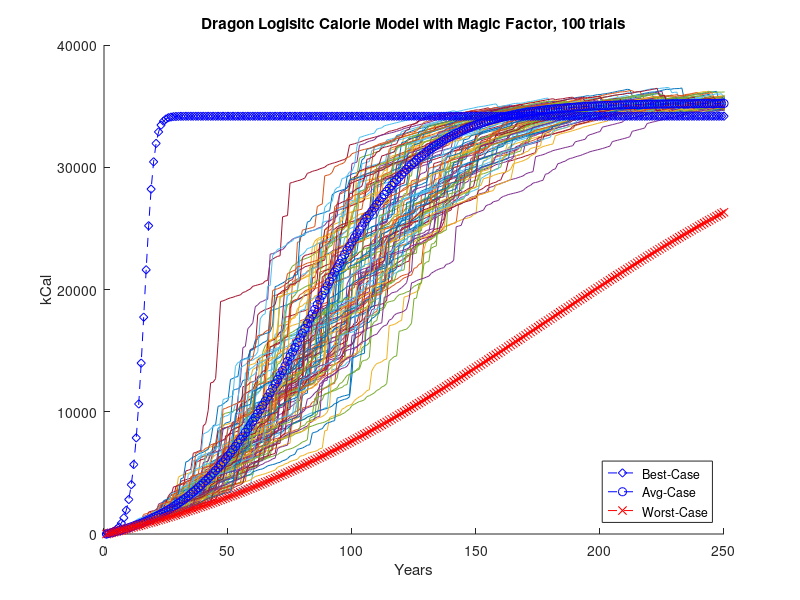

The MATLAB script that drew this image:
%Dragon constant Growth Model

%Assumes well fed every year
%Timescale of yearly growth

ybest=zeros(1,250)
ymid=zeros(1,250)
yworst=zeros(1,250)

% Initial data, weight in kg
ybest(1)=10;
ymid(1)=10;
yworst(1)=10;

rbest=4;
rmid=3.5;
rworst=3;

t=zeros(1,250);
t(1)=1;

for i=1:250;
  t(i+1)=t(i)+1;
  % Constant Growth Rate
  ybest(i+1)=rbest*ybest(i);
  ymid(i+1)=rmid*ymid(i);
  yworst(i+1)=rworst*yworst(i);
  
  %Normalizing Factor after max weight is reached.
  if(ybest(i+1)>7000)
  ybest(i+1)=7000+rand*10;
  endif
  if(ymid(i+1)>7000)
  ymid(i+1)=7000+rand*10;
  endif
  if(yworst(i+1)>7000)
  yworst(i+1)=7000+rand*10;
  endif
endfor

% Linear Growth Rate

LinB=175*t;
LinM=70*t;
LinW=25*t;

for i=1:251
  if(LinB(i)>7000)
  LinB(i)=7000+rand*25;
endif
 if(LinM(i)>7000)
  LinM(i)=7000+rand*25;
endif
 if(LinW(i)>7000)
  LinW(i)=7000+rand*25;
endif
endfor



% UNCOMMENT#1

##plot(t,ybest,'k',t,ymid,'b',t,yworst,'m',LinB,'c',LinM,'g',LinW,'r')
##title('Dragons Weight with constant growth rate assumption (in kg)')
##xlabel('Years')
##ylabel('kg')
##xlim([0 250])
##
##lgd = legend({'Best-Case Constant Growth Rate','Mid-Case Constant Growth Rate',
##'Worst-Case Constant Growth Rate','Linear Growth Best-Case',
##'Linear Growth Mid-Case','Linear Growth Worst-Case'},'Location', 'southeast');
##
##title(lgd,'Dragon Comparisons')

% UNCOMMENT#1




% Assuming a 3000 kg Dragon needs 40000 Calories or 40
% per day and scaling factor of (40000*365)/3000
% Chart showing Caloric needs of Dragons


CalbyKG=73/15;

% Initial data, weight in kg
CalBC=CalbyKG*ybest;
CalMC=CalbyKG*ymid;
CalWC=CalbyKG*yworst;


% Linear Growth Rate

CalLinB=CalbyKG*LinB;
CalLinM=CalbyKG*LinM;
CalLinW=CalbyKG*LinW;


% UNCOMMENT#1
##
##  plot(t,CalBC,'k',t,CalMC,'b',t,CalWC,'m',CalLinB,'c',CalLinM,'g',CalLinW,'r')
##title('Dragons Caloric needs per Year(in  KCal)')
##xlabel('Years')
##ylabel('Calories')
##
##
##lgd = legend({'Best-Case Constant Growth Rate','Mid-Case Constant Growth Rate',
##'Worst-Case Constant Growth Rate','Linear Growth Best-Case',
##'Linear Growth Mid-Case','Linear Growth Worst-Case'},'Location', 'southeast');

% UNCOMMENT#1





% STOCASTIC MODEL WITH GREAT GOOD AVG BAD TERRIBLE YEARS
  
  
% UNCOMMENT#2
  
##  
##y=zeros(103,250)
##
##for j=1:100;
##% Initial data, weight in kg
##y(j,1)=10;
##
##
##t=zeros(1,250);
##t(1)=1;
##
##for i=1:250;
##  t(i+1)=t(i)+1;
##  u=rand
##  
##  % Great year
##  if(u<0.25)
##  y(j,i+1)=2*t(i+1)+y(j,i);
##  
##  % Good year
##  elseif(0.25<u<0.4)
##  y(j,i+1)=1*t(i+1)+y(j,i);
##  
## 
##  
##  % Bad year
##  elseif(0.6<u<0.75)
##  y(j,i+1)=0.6*t(i+1)+y(j,i);
##  
##  % Terrible year
##  elseif(0.75<u)
##  y(j,i+1)=0.15*t(i+1)+y(j,i);
##  
## % Average year
##  else
##  y(j,i+1)=0.85*t(i+1)+y(j,i);
##  
##  
##endif
##
##if( y(j,i+1)>7000)
##y(j,i+1)=7000+rand*25;
##endif
## 
##  
##endfor
##
##
##
##
##hold on
##plot(t,y(j,:))
##title('Dragons w/ Uniform Stochastic Years on linear, 50 Trials')
##hold on
##xlabel('Years')
##ylabel('kg')
##endfor
## 
##% Ideal case
##
##for i=1:250
##  y(101,i+1)=2*t(i+1)+y(101,i);
##  if( y(101,i+1)>7000)
##y(101,i+1)=7000+rand*25;
##endif
##endfor
##p1=plot(t,y(101,:),'b--d')
##
##
##
##% worst case
##
##for i=1:250
##  y(102,i+1)=0.15*t(i+1)+y(102,i);
##  if( y(102,i+1)>7000)
##y(102,i+1)=7000+rand*25;
##endif
##endfor
##p3=plot(t,y(102,:),'r--x')
## 
## % Avg case
##
##for i=1:250
##  y(103,i+1)=0.85*t(i+1)+y(103,i);
##  if( y(103,i+1)>7000)
##y(103,i+1)=7000+rand*25;
##endif
##endfor
##p2=plot(t,y(103,:),'c--o')
##xlabel('Years')
##ylabel('kg')
##legend([p1 p2 p3],{'Best-Case','Avg-Case','Worst-Case'},'location','southeast')

% UNCOMMENT#2
  
  
  
  
  
  
  
 % Logistical Model of dragon growth dw/dt = k*w(a-w)


% UNCOMMENT#3

 
##  w=zeros(103,250)
## 
## rGr=0.15
## rgo=0.11
## ravg=0.08
## rba=0.05
## rwo=0.01
## 
## % Adding stocasticity
## for j=1:100
## 
## for i=1:250
##   
##   
##u=rand
##  
##  % Great year
##  if(u<0.2)
##  r=rGr
##  
##  % Good year
##  elseif(0.2<u<0.4)
##  r=rgo
##  
## 
##  
##  % Bad year
##  elseif(0.6<u<0.8)
##  r=rba
##  
##  % Terrible year
##  elseif(0.8<u)
##  r=rwo
##  
## % Average year
##  else
##  r=ravg
##  endif
##   
## %w(j,i+1)=7000/(1+699*(exp(-r*(t(i+1)))));
## w(j,i+1)=w(j,i)+w(j,i)*r*(1-(w(j,i)/7000))+10;
## 
## endfor
## hold on
## plot(t,w(j,:))
## title('Dragon Logisitc Size Models w/ Stocasticity')
## xlim([0 250])
## 
## endfor
##
##
##
## 
## % Best case
## r=rGr
## for i=1:250
##   w(101,i+1)=w(101,i)+w(101,i)*r*(1-(w(101,i)/7000))+10;
## endfor
## p1=plot(t,w(101,:),'b--d')
## hold on
##  % Avg case
## r=ravg
## for i=1:250
##   w(102,i+1)=w(102,i)+w(102,i)*r*(1-(w(102,i)/7000))+10;
## endfor
## p2=plot(t,w(102,:),'b--o')
## hold on
##  % worst case
## r=rwo
## for i=1:250
##   w(103,i+1)=w(103,i)+w(103,i)*r*(1-(w(103,i)/7000))+10;
## endfor
## p3=plot(t,w(103,:),'r--x')
## hold on
## xlabel('Years')
## ylabel('kg')
##legend([p1 p2 p3],{'Best-Case','Avg-Case','Worst-Case'},'location','southeast')
##
##

 %UNCOMMENT#3
 
 
 
 % Age based model dw/dt = k/t
 % weight=w= ( 30/ln(2) )*ln(t) + 10
 % Assuming it reaches full size around 150 years old
 
 % UNCOMMENT#4
 

 
##
## 
##  w=zeros(103,250)
## 
## rGr=1.48
## rgo=1.32
## ravg=1.15
## rba=0.96
## rwo=0.85
## 
## % Adding stocasticity
## for j=1:100
## 
## for i=1:250
##   
##   
##u=rand
##  
##  % Great year
##  if(u<0.2)
##  r=rGr
##  
##  % Good year
##  elseif(0.2<u<0.4)
##  r=rgo
##  
## 
##  
##  % Bad year
##  elseif(0.6<u<0.8)
##  r=rba
##  
##  % Terrible year
##  elseif(0.8<u)
##  r=rwo
##  
## % Average year
##  else
##  r=ravg
##  endif
##   
## 
## w(j,i+1)=w(j,i)+w(j,i)*(r/(t(i)))+10;
## if(w(j,i+1)>7000)
## w(j,i+1)=7000+rand*25;
## endif
## 
## endfor
## hold on
## plot(t,w(j,:))
## title('Dragon Age-Based Size Models w/ Stocasticity')
## xlim([0 250])
## 
## endfor
##
##
##
## 
## % Best case
## r=rGr
## for i=1:250
##   w(101,i+1)=w(101,i)+w(101,i)*r/(t(i))+10;;
##    if(w(101,i+1)>7000)
## w(101,i+1)=7000+rand*25;
## endif
## endfor
## p1=plot(t,w(101,:),'b--d')
## hold on
##  % Avg case
## r=ravg
## for i=1:250
##   w(102,i+1)=w(102,i)+w(102,i)*r/(t(i))+10;;
##    if(w(102,i+1)>7000)
## w(102,i+1)=7000+rand*25;
## endif
## endfor
## p2=plot(t,w(102,:),'b--o')
## hold on
##  % Best case
## r=rwo
## for i=1:250
##   w(103,i+1)=w(103,i)+w(103,i)*r/(t(i))+10;
##    if(w(103,i+1)>7000)
## w(103,i+1)=7000+rand*25;
## endif
## endfor
## p3=plot(t,w(103,:),'r--x')
## hold on
## xlabel('Years')
## ylabel('kg')
## legend([p1 p2 p3],{'Best-Case','Avg-Case','Worst-Case'},'location','southeast')
 
% UNCOMMENT#4




% UNCOMMENT#5



##
##% Position Based Model, eg. Displacement
##% w(j,i+1)=w(j,i)*(1+r*(1-(w(j,i)/7000)))+10 + M(i)*(t(i))^2
##% M(i)= Magic level at time i
##% Initial Weight = 10

##  w=zeros(103,250)
##  
##  
## rGr=1.48
## rgo=1.32
## ravg=1.15
## rba=0.86
## rwo=0.62
## 
## % Adding stocasticity
## for j=1:100
## 
## for i=1:250
##   
##u=rand
##v=rand
##  
##  % Great year
##  if(u<0.2)
##  r=rGr
##  
##  % Good year
##  elseif(0.2<u<0.4)
##  r=rgo
##  
## 
##  
##  % Bad year
##  elseif(0.6<u<0.8)
##  r=rba
##  
##  % Terrible year
##  elseif(0.8<u)
##  r=rwo
##  
## % Average year
##  else
##  r=ravg
##endif
##
##
##
##  if(v<0.01)&&(mod(i,10)==1)
##  M=5.4*(t(i)^2)
##  elseif(v>0.2)&&(mod(i,10)==1)
##  M=0
##  elseif(mod(i,10)==1)
##  M=-0.0001*sqrt(t(i))
## endif
##   
## 
## %w(j,i+1)=w(j,i)*(1+r*(1-(w(j,i)/7000)))+10 + M*(t(i))^2;
## 
## 
## 
## if(i==1)
## w(j,i)=10+rand*2;
## endif
## 
## w(j,i+1)=w(j,i)+t(i)*r*(1-(w(j,i)/7000))+10 + M;
## 
## if(w(j,i+1)>7000)
## w(j,i+1)=7000+rand*25;
## endif
## 
## endfor
## hold on
## plot(t,w(j,:))
## title('Dragon Size Position-Based Model with Magical Acceleration factor')
## xlim([0 250])
## 
## endfor
##
##
##
## 
## % Best case
## r=rGr
## for i=1:250
##   M=5.4
##   w(101,i+1)=w(101,i)+t(i)*r*(1-(w(101,i)/7000))+10 + M*t(i)^2;
##    if(w(101,i+1)>7000)
## w(101,i+1)=7000+rand*25;
## endif
## endfor
## p1=plot(t,w(101,:),'b--d')
## hold on
## 
##  % Avg case
## r=ravg
## for i=1:250
##   M=0
##   w(102,i+1)=w(102,i)+t(i)*r*(1-(w(102,i)/7000))+10 + M*t(i);
##    if(w(102,i+1)>7000)
## w(102,i+1)=7000+rand*25;
## endif
## endfor
## p2=plot(t,w(102,:),'b--o')
## hold on
## 
##  % Worst case
## r=rwo
## for i=1:250
##   M=-0.0005
##   w(103,i+1)=w(103,i)+t(i)*r*(1-(w(103,i)/7000))+10 + M*sqrt(t(i));
##    if(w(103,i+1)>7000)
## w(103,i+1)=7000+rand*25;
## endif
## endfor
## p3=plot(t,w(103,:),'r--x')
## hold on
## 
## legend([p1 p2 p3],{'Best-Case','Avg-Case','Worst-Case'},'location','southeast')

  % UNCOMMENT#5

  
  
  
  
  % Logisitic Growth Model with Magic Growth rate (Same As logistic but with changes to emphasize magic)
  
  
  % UNCOMMENT#6

  w=zeros(103,250)
 
 rGr=0.45
 rgo=0.15
 ravg=0.04
 rba=0.02
 rwo=0.01
 
 % Adding stocasticity
 for j=1:100
 
 for i=1:250
   
   
u=rand
v=rand
  
  % Great year
  if(u<0.2)
  r=rGr*v^2
  
  % Good year
  elseif(0.2<u<0.4)
  r=rgo*v^2
  
 
  
  % Bad year
  elseif(0.6<u<0.8)
  r=rba*v^2
  
  % Terrible year
  elseif(0.8<u)
  r=rwo*v^2
  
 % Average year
  else
  r=ravg*v^2
  endif
   
 %w(j,i+1)=7000/(1+699*(exp(-r*(t(i+1)))));
 w(j,i+1)=w(j,i)+w(j,i)*r*(1-(w(j,i)/7000))+10;
 
endfor

 hold on
 plot(t,CalbyKG.*w(j,:))
 title('Dragon Logisitc Calorie Model with Magic Factor, 100 trials')
 xlim([0 250])
 
 endfor



 
 % Best case
 r=rGr
 for i=1:250
   w(101,i+1)=w(101,i)+w(101,i)*r*(1-(w(101,i)/7000))+10;
 endfor
 p1=plot(t,CalbyKG.*w(101,:),'b--d')
 hold on
  % Avg case
 r=ravg
 for i=1:250
   w(102,i+1)=w(102,i)+w(102,i)*r*(1-(w(102,i)/7000))+10;
 endfor
 p2=plot(t,CalbyKG.*w(102,:),'b--o')
 hold on
  % worst case
 r=rwo
 for i=1:250
   w(103,i+1)=w(103,i)+w(103,i)*r*(1-(w(103,i)/7000))+10;
 endfor
 p3=plot(t,CalbyKG.*w(103,:),'r--x')
 hold on
 xlabel('Years')
 ylabel('kCal')
legend([p1 p2 p3],{'Best-Case','Avg-Case','Worst-Case'},'location','southeast')

w1=CalbyKG.*w;

% UNCOMMENT#6